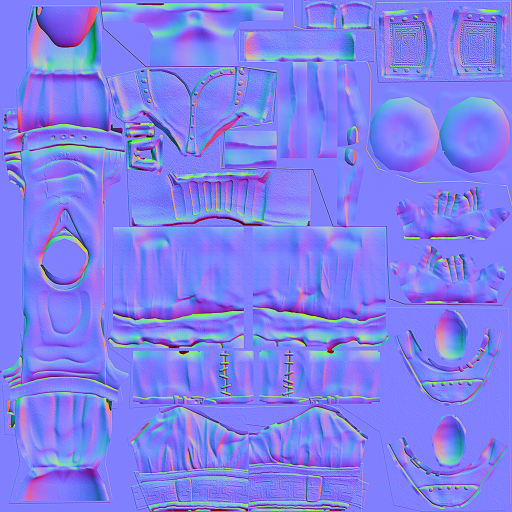
#> input picture assets/boss_mixamo_1.png, 1024 x 1024 px (shown at 1/2 size)
$ python build_cinematic.py ../assets/boss_mixamo_0.png ../assets/boss_mixamo_1.png ../assets/boss_mixamo_1.png
#> lines starting #> are read from the running program, lines starting #| are printed output that depends on the picture
"""Сборка кинематиков из AI-видео (Google Flow) и фото-постеров.

Вертикальные 720x1280 приводятся к 16:9 «кинематографической» композицией:
размытый тёмный фон из того же кадра + резкая вертикальная вставка по центру,
виньетка и зерно.

Запуск:
    python src/build_cinematic.py                      # пир Пожирателей (по умолчанию)
    python src/build_cinematic.py <видео.mp4> <имя>    # любой другой клип
    python src/build_cinematic.py <видео.mp4> <имя> <фото.jpg>

Результат: assets/video/<имя>.ogv и assets/art/poster_<имя>.png
"""
from __future__ import annotations

import os
import subprocess
import sys

import numpy as np
from PIL import Image, ImageDraw, ImageEnhance, ImageFilter

ROOT = os.path.dirname(os.path.dirname(os.path.abspath(__file__)))
FFMPEG = os.path.join(ROOT, "tools", "ffmpeg", "ffmpeg-9.0.2-essentials_build", "bin", "ffmpeg.exe")
DEFAULT_VIDEO = r"C:\Users\mixao\Downloads\video_2026-10-26_18-32-31.mp4"
DEFAULT_PHOTO = r"C:\Users\mixao\Downloads\photo_2026-10-26_18-32-36.jpg"

OUT_VIDEO = os.path.join(ROOT, "assets", "video")
OUT_ART = os.path.join(ROOT, "assets", "art")


def build_video(src: str, name: str) -> None:
    os.makedirs(OUT_VIDEO, exist_ok=True)
    dst = os.path.join(OUT_VIDEO, name + ".ogv")
    if not os.path.exists(FFMPEG):
        print("нет ffmpeg:", FFMPEG)
        return
    if not os.path.exists(src):
        print("нет исходного видео:", src)
        return
    filter_complex = (
        "[0:v]scale=1280:720:force_original_aspect_ratio=increase,"
        "crop=1280:720,boxblur=42:3,eq=brightness=-0.30:saturation=0.35[bg];"
        "[0:v]scale=-2:720[fg];"
        "[bg][fg]overlay=(W-w)/2:0,"
        "vignette=PI/4.4,noise=alls=5:allf=t+u,format=yuv420p[v];"
        "[0:a]volume=0.95[a]"
    )
    cmd = [
        FFMPEG, "-y", "-v", "error",
        "-i", src,
        "-filter_complex", filter_complex,
        "-map", "[v]", "-map", "[a]",
        "-c:v", "libtheora", "-q:v", "9",
        "-c:a", "libvorbis", "-q:a", "4",
        "-r", "24",
        dst,
    ]
    print("ffmpeg:", src, "->", dst)
    subprocess.run(cmd, check=True)
    print("video:", dst, os.path.getsize(dst) // 1024, "КБ")


def _cover(img: Image.Image, w: int, h: int) -> Image.Image:
#> called with w = 1280, h = 720
    k = max(w / img.width, h / img.height)
    out = img.resize((int(img.width * k + 0.5), int(img.height * k + 0.5)), Image.LANCZOS)
    x = (out.width - w) // 2
    y = (out.height - h) // 2
    return out.crop((x, y, x + w, y + h))
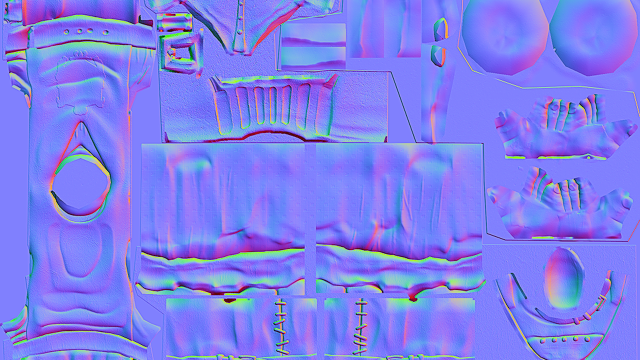
#> returned value: PIL image 1280x720 RGB (shown at 1/2 size); mean R, G, B 127.6, 127.4, 238.1


def build_poster(src: str, name: str) -> None:
    os.makedirs(OUT_ART, exist_ok=True)
    if not os.path.exists(src):
        print("нет постера:", src)
        return
    photo = Image.open(src).convert("RGB")
    W, H = 1280, 720

    bg = _cover(photo, W, H).filter(ImageFilter.GaussianBlur(42))
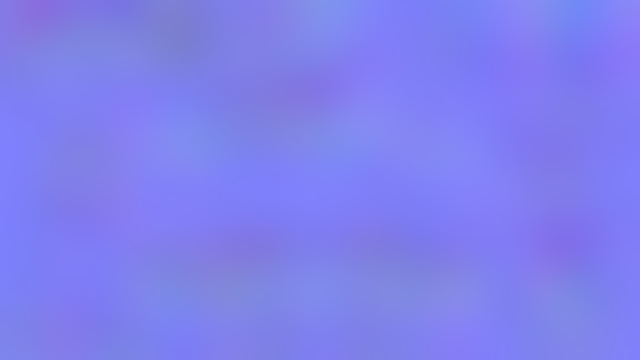
#> bg: PIL image 1280x720 RGB (shown at 1/2 size); mean R, G, B 127.6, 127.5, 238.4
    bg = ImageEnhance.Brightness(bg).enhance(0.24)
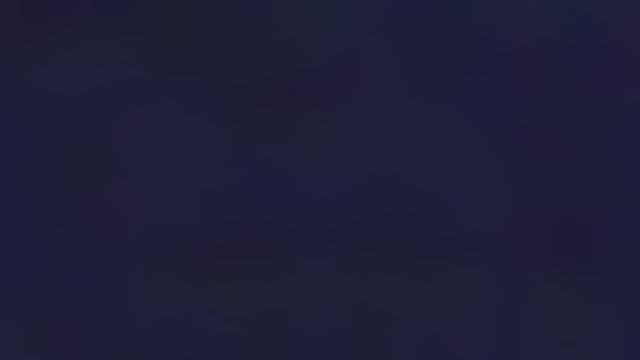
#> bg: PIL image 1280x720 RGB (shown at 1/2 size); mean R, G, B 30.1, 30.1, 56.7
    bg = ImageEnhance.Color(bg).enhance(0.4)
    canvas = bg.copy()

    fg = photo.resize((int(photo.width * H / photo.height), H), Image.LANCZOS)
    x = (W - fg.width) // 2
    canvas.paste(fg, (x, 0))

    d = ImageDraw.Draw(canvas, "RGBA")
    d.rectangle([x - 3, 0, x + fg.width + 2, H], outline=(8, 6, 6, 220), width=3)
    d.rectangle([x - 1, 0, x, H], fill=(120, 90, 60, 60))

    vig = Image.new("L", (W, H), 0)
#> vig: PIL image 1280x720 L; every value is 0
    dv = ImageDraw.Draw(vig)
    for i in range(60):
        a = int(255 * (i / 60) ** 1.6)
        dv.ellipse([-W * 0.25 + i * 6, -H * 0.25 + i * 4,
                    W * 1.25 - i * 6, H * 1.25 - i * 4], outline=a)
    canvas = Image.composite(Image.new("RGB", (W, H), (4, 4, 6)), canvas,
                             vig.filter(ImageFilter.GaussianBlur(60)))

    arr = np.asarray(canvas).astype(np.float32)
    yy, xx = np.mgrid[0:H, 0:W]
    glow = np.clip(1.0 - np.sqrt(((xx - W / 2) / (W * 0.34)) ** 2
                                 + ((yy - H * 0.45) / (H * 0.6)) ** 2), 0, 1) ** 2
    arr[..., 0] += glow * 34
    arr[..., 1] += glow * 18
    arr[..., 2] += glow * 6
    rng = np.random.default_rng(5)
    arr += ((rng.random((H, W)) - 0.5) * 14)[..., None]
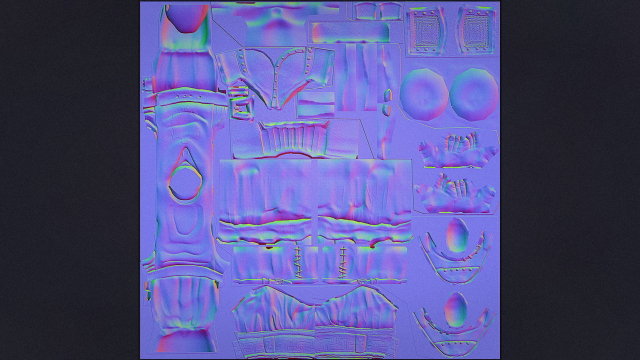
#> arr: shape (720, 1280, 3) float32 (shown at 1/2 size); mean R, G, B 85.2, 83.7, 145.8; drawn with min black and max white
    canvas = Image.fromarray(np.clip(arr, 0, 255).astype(np.uint8))
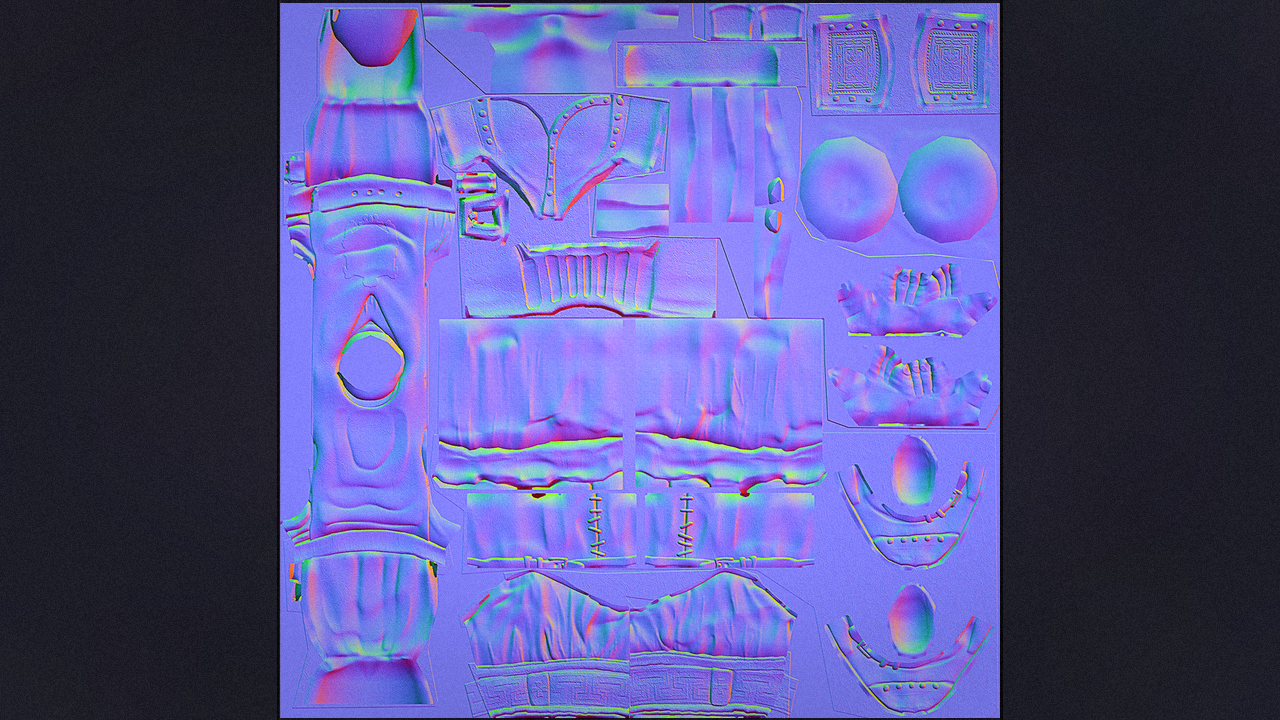
#> canvas: PIL image 1280x720 RGB; mean R, G, B 84.7, 83.2, 145.1
    canvas.save(os.path.join(OUT_ART, "poster_%s.png" % name))
    print("poster:", name)


if __name__ == "__main__":
    src_video = sys.argv[1] if len(sys.argv) > 1 else DEFAULT_VIDEO
    name = sys.argv[2] if len(sys.argv) > 2 else "feast"
    src_photo = sys.argv[3] if len(sys.argv) > 3 else DEFAULT_PHOTO
    build_video(src_video, name)
    build_poster(src_photo, name)

$ run again, on assets/guard_mixamo_1.png
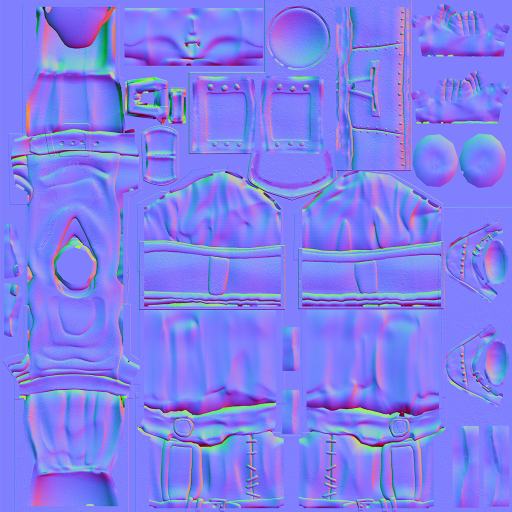
#> input picture assets/guard_mixamo_1.png, 1024 x 1024 px (shown at 1/2 size)
#> in build_poster, `bg = _cover(photo, W, H).filter(ImageFilter.GaussianBlur(42))`:
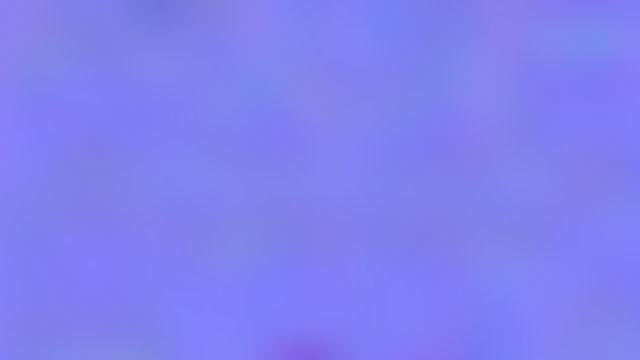
#> bg: PIL image 1280x720 RGB (shown at 1/2 size); mean R, G, B 127.9, 128, 240.7
#> vig: PIL image 1280x720 L; every value is 0
#> in build_poster, `canvas = Image.fromarray(np.clip(arr, 0, 255).astype(np.uint8))`:
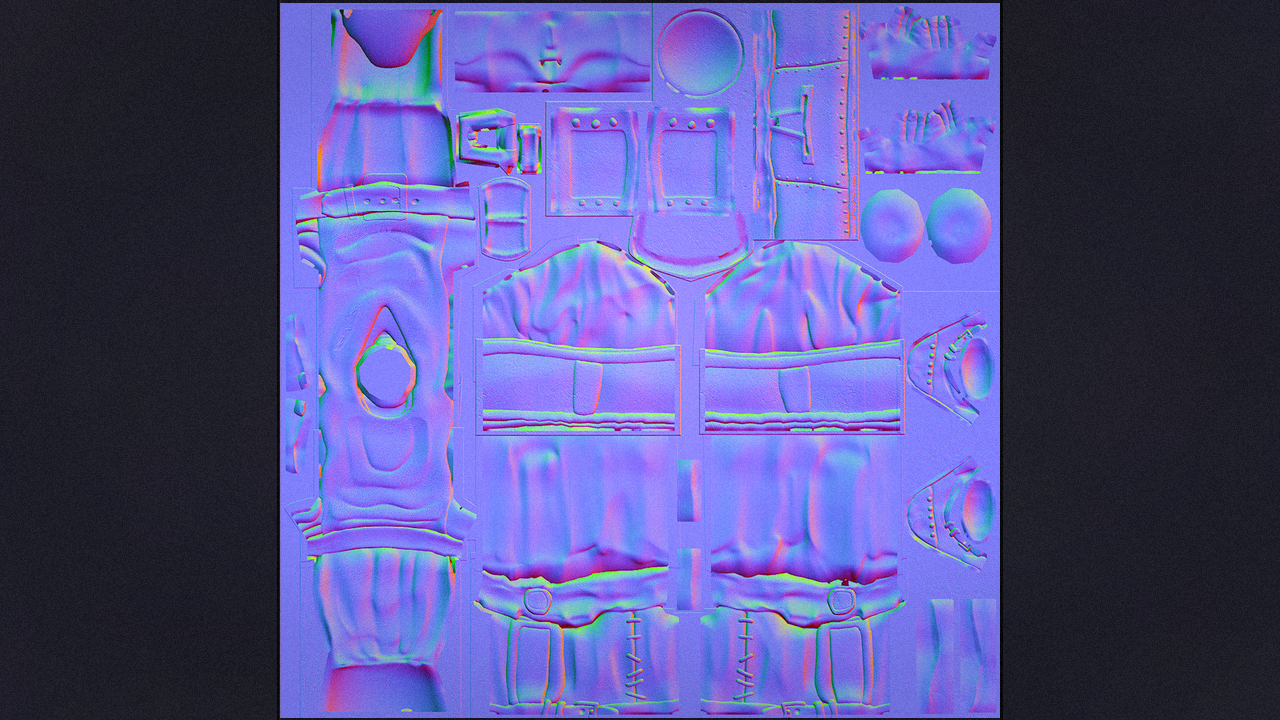
#> canvas: PIL image 1280x720 RGB; mean R, G, B 84.8, 82.6, 145.8

$ run again, on assets/hero_mixamo_1.png
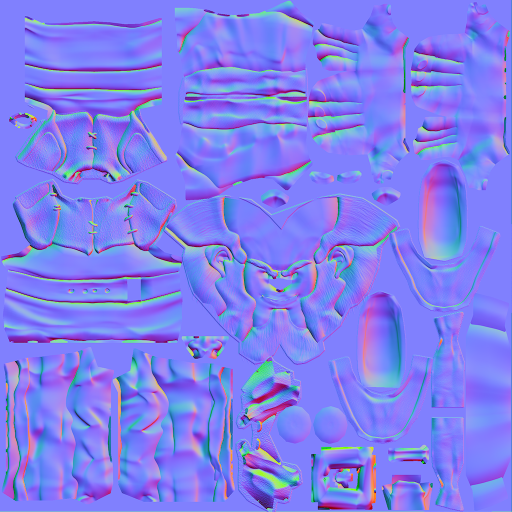
#> input picture assets/hero_mixamo_1.png, 1024 x 1024 px (shown at 1/2 size)
#> in build_poster, `bg = _cover(photo, W, H).filter(ImageFilter.GaussianBlur(42))`:
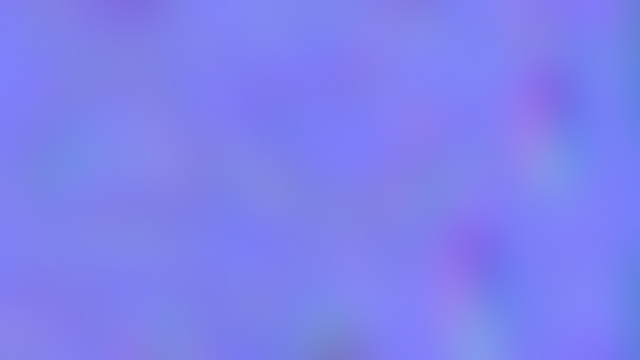
#> bg: PIL image 1280x720 RGB (shown at 1/2 size); mean R, G, B 126.7, 128.3, 238.7
#> vig: PIL image 1280x720 L; every value is 0
#> in build_poster, `canvas = Image.fromarray(np.clip(arr, 0, 255).astype(np.uint8))`:
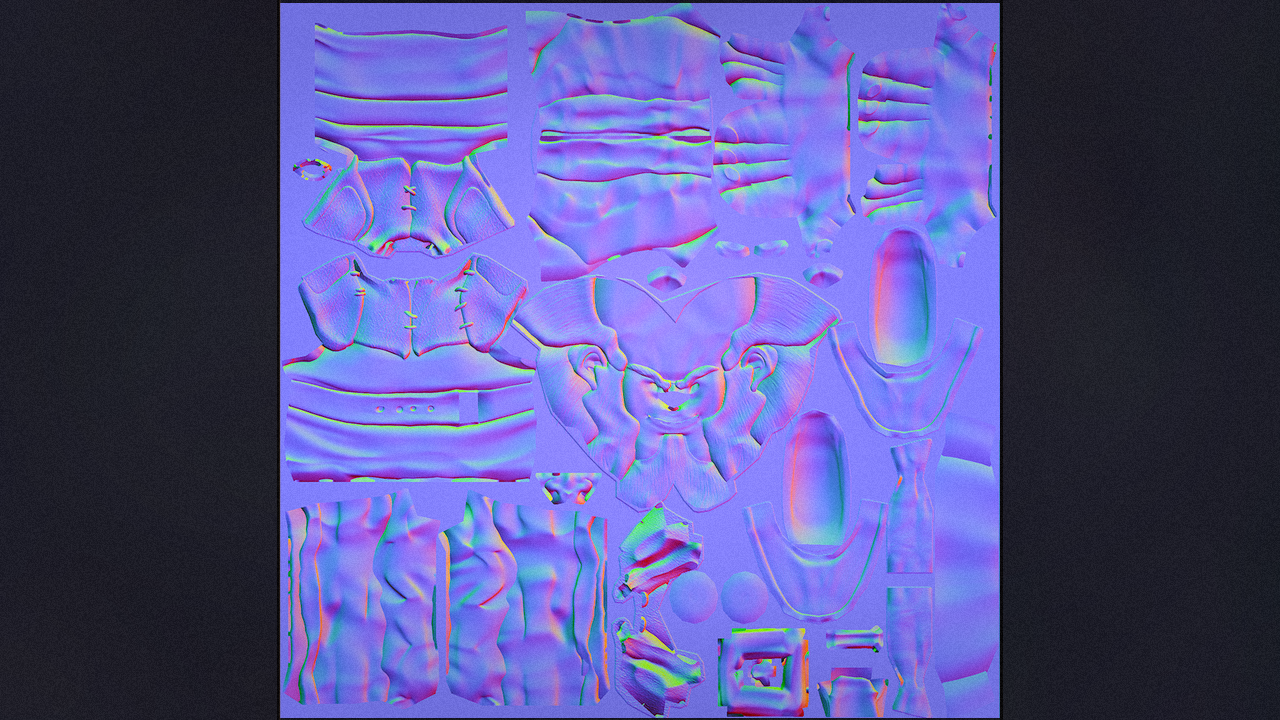
#> canvas: PIL image 1280x720 RGB; mean R, G, B 84.8, 83, 145.8
